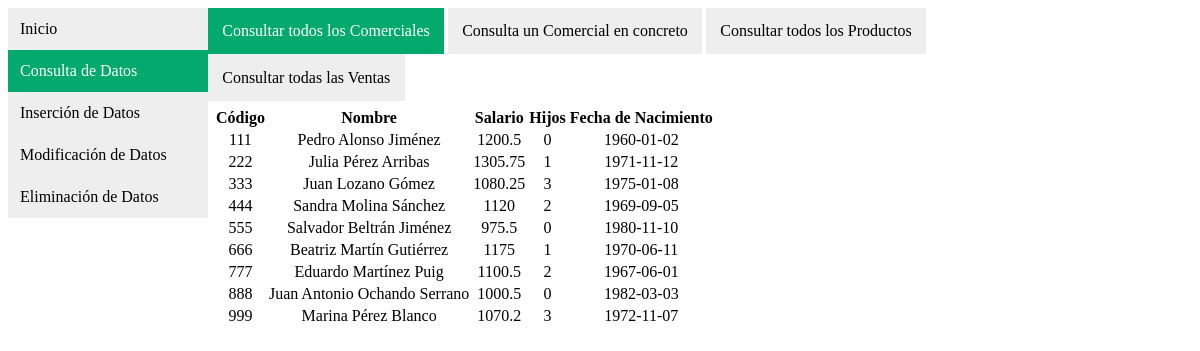
The page /Consulta/consultaComerciales.php on the database its author committed.
### tables this page shows
create table IF NOT EXISTS Comerciales (
	codigo		varchar(3) primary key,
	nombre		varchar(30) not null,
	salario		float not null,
	hijos		int not null,
	fNacimiento	date not null
	);

### controller.php (called while the page is built, shortened)
<?php
function consultaSQL($sql){
$host = "127.0.0.1";
$dbname = "ventas_comerciales";
$username = "dwes";
$password = "dwes";
    try {
        $conn = new PDO("mysql:host=$host;dbname=$dbname;charset=utf8", $username, $password);
        $busqueda = $conn->query($sql);
        $arrDatos = $busqueda->fetchAll(PDO::FETCH_ASSOC);
    } catch (PDOException $e) {
        die("No se pudo conectar con $dbname :" . $e->getMessage());
    }
    return $arrDatos;
}
?>

### Consulta/consultaComerciales.php (the view, shortened to what this page needs)
<!DOCTYPE html>
<html lang="es">
<head>
    <link rel='stylesheet' href='../CSS/style.css'>
</head>
<body>
    <nav>
        <div class="vertical-menu">
            <a href="../index.php">Inicio</a>
            <a href="index.html" class="active">Consulta de Datos</a>
            <a href="../Insercion/index.html">Inserción de Datos</a>
            <a href="../Modificacion/index.html">Modificación de Datos</a>
            <a href="../Eliminacion/index.html">Eliminación de Datos</a>
        </div>
    </nav>
    <div class="horizontal-menu">
            <a href="consultaComerciales.php" class="active">Consultar todos los Comerciales</a>
            <a href="consultaVentasComercial.php">Consulta un Comercial en concreto</a>
            <a href="consultaProductos.php" >Consultar todos los Productos</a>
            <a href="consultaVentas.php">Consultar todas las Ventas</a>
        </div>
    <table class="tabla">
        <th class="bg-primary" scope="col">Código</th>
        <th class="bg-primary" scope="col">Nombre</th>
        <th class="bg-primary" scope="col">Salario</th>
        <th class="bg-primary" scope="col">Hijos</th>
        <th class="bg-primary" scope="col">Fecha de Nacimiento</th>
        <?php
        include '../controller.php';
        $sql ="SELECT * FROM Comerciales";
        $arrDatos = consultaSQL($sql);
        foreach ($arrDatos as $muestra) {
            echo '<tr>';
            echo '<td >' . $muestra['codigo'] . '</td>';
            echo '<td >' . $muestra['nombre'] . '</td>';
            echo '<td >' . $muestra['salario'] . '</td>';
            echo '<td >' . $muestra['hijos'] . '</td>';
            echo '<td >' . $muestra['fNacimiento'] . '</td>';
            echo ' </tr>';
        }
        ?>
    </table>
</body>
</html>

### CSS/style.css (style rules this page uses)
.tabla { text-align: center; display: flex; align-items: left; justify-content: left; padding: 5px; }
.vertical-menu { width: 200px; float: left; }
.vertical-menu a { background-color: #eee; color: black; display: block; padding: 12px; text-decoration: none; }
.vertical-menu a.active { background-color: #04AA6D; color: white; }
.horizontal-menu { width: 80%; float: inherit; }
.horizontal-menu a { background-color: #eee; color: black; display: inline-block; padding: 1.5%; text-decoration: none; }
.horizontal-menu a.active { background-color: #04AA6D; color: white; }

### rows shown on the page
comerciales: codigo "111", nombre "Pedro Alonso Jiménez", salario "1200.5", hijos "0", fNacimiento "1960-01-02"
comerciales: codigo "222", nombre "Julia Pérez Arribas", salario "1305.75", hijos "1", fNacimiento "1971-11-12"
comerciales: codigo "333", nombre "Juan Lozano Gómez", salario "1080.25", hijos "3", fNacimiento "1975-01-08"
comerciales: codigo "444", nombre "Sandra Molina Sánchez", salario "1120", hijos "2", fNacimiento "1969-09-05"
comerciales: codigo "555", nombre "Salvador Beltrán Jiménez", salario "975.5", hijos "0", fNacimiento "1980-11-10"
comerciales: codigo "666", nombre "Beatriz Martín Gutiérrez", salario "1175", hijos "1", fNacimiento "1970-06-11"
comerciales: codigo "777", nombre "Eduardo Martínez Puig", salario "1100.5", hijos "2", fNacimiento "1967-06-01"
comerciales: codigo "888", nombre "Juan Antonio Ochando Serrano", salario "1000.5", hijos "0", fNacimiento "1982-03-03"
comerciales: codigo "999", nombre "Marina Pérez Blanco", salario "1070.2", hijos "3", fNacimiento "1972-11-07"
